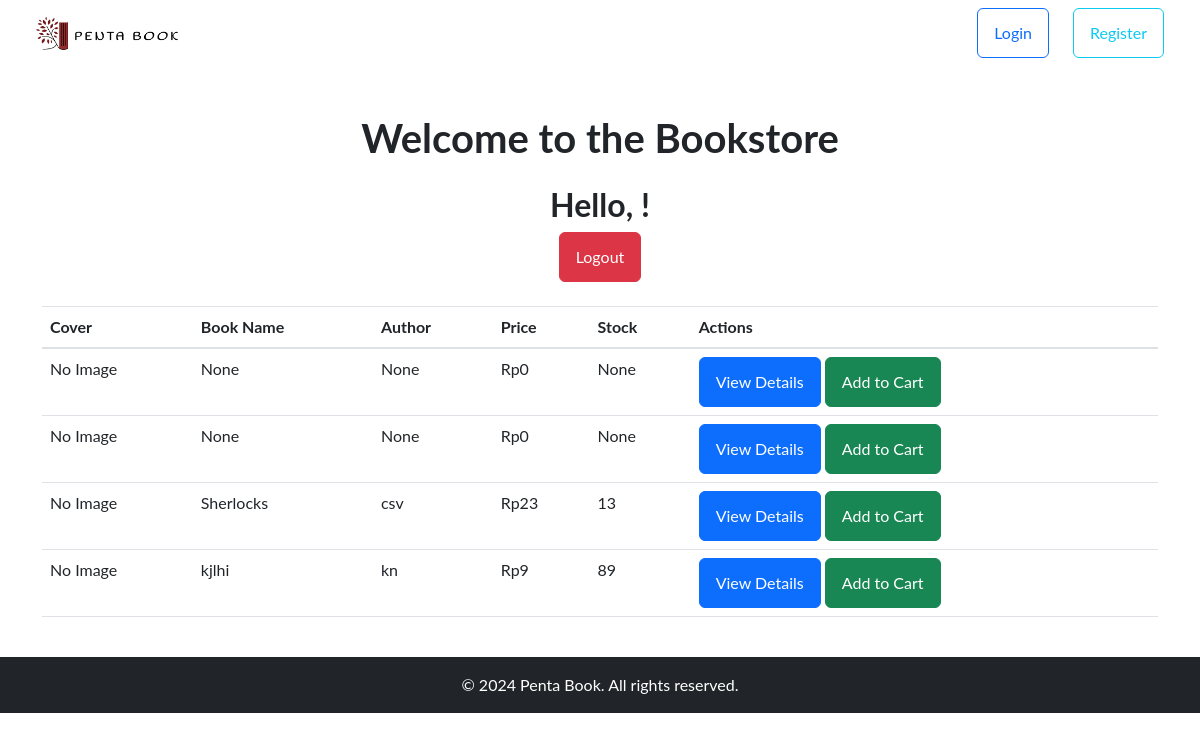
The app's page /buyer_index, older data.
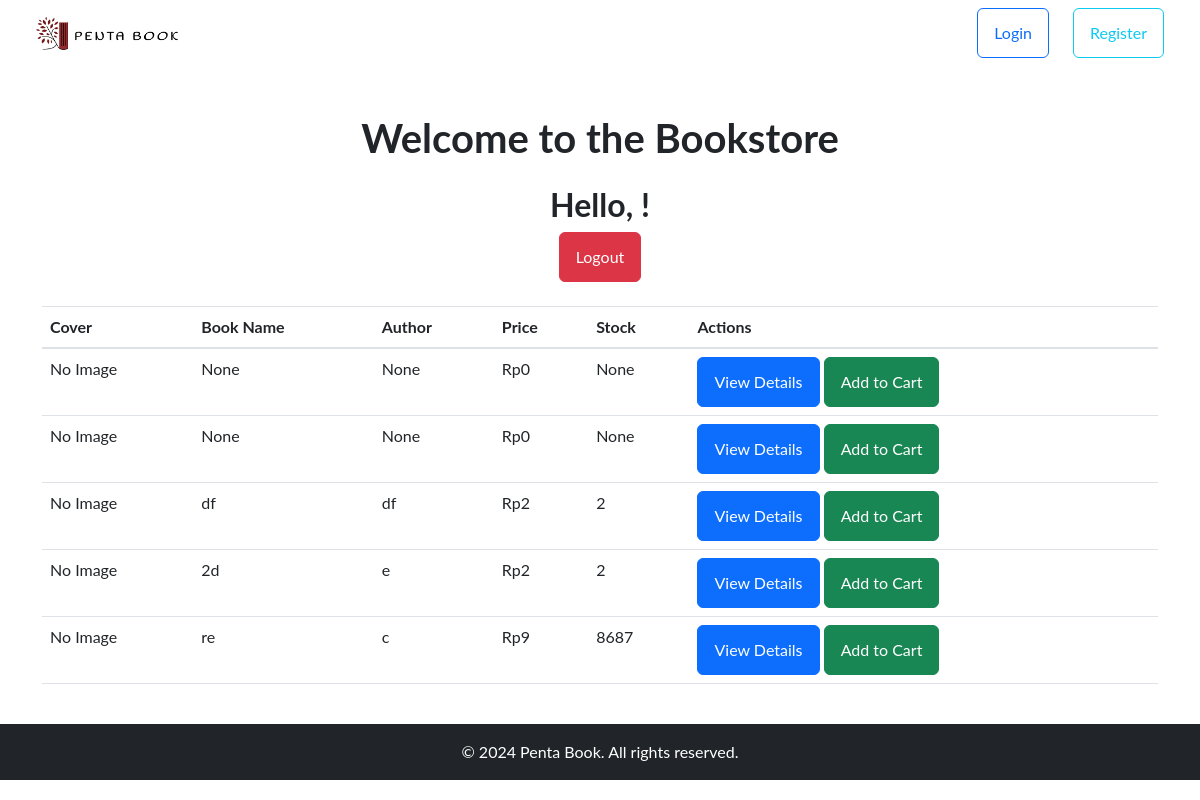
The same page, newer data.
### tables this page shows
CREATE TABLE "books"
(
    book_id     INTEGER
        primary key autoincrement,
    category_id integer
        references categories,
    shop_id     integer
        references shop,
    book_name   TEXT,
    isbn        integer,
    author      TEXT,
    desc        TEXT,
    price       REAL,
    stock       integer,
    img_url     TEXT
);

### app.py (the view)
@app.route('/buyer_index', methods=['Get'])
def buyer_index():
    db = get_db()
    books = db.execute('SELECT * FROM books').fetchall()
    return render_template('customer/buyer_index.html', books=books, format_currency=format_currency)

### app.py (called while the page is built)
def get_db():
    if 'db' not in g:
        g.db = sqlite3.connect(app.config['DATABASE'])
        g.db.row_factory = sqlite3.Row
    return g.db

def format_currency(value):
    if value is None:
        return "Rp0"  # Atau format default lainnya
    return f'Rp{value:,.0f}'.replace(',', '.')

### templates/customer/buyer_index.html (shortened to what this page needs)
{% extends "customer/base.html" %}
{% block content %}
    <div class="container">
        <div class="row">
            <div class="col text-center">
                <h1 class="my-4">Welcome to the Bookstore</h1>
            </div>
        </div>
        <div class="row">
            <div class="col text-center">
                <h2>Hello, {{ session.username }}!</h2>
                <a href="{{ url_for('logout') }}" class="btn btn-danger">Logout</a>
            </div>
        </div>
        <div class="row mt-4">
            <table class="table">
                <thead>
                    <tr>
                        <th>Cover</th>
                        <th>Book Name</th>
                        <th>Author</th>
                        <th>Price</th>
                        <th>Stock</th>
                        <th>Actions</th>
                    </tr>
                </thead>
                <tbody>
                    {% for book in books %}
                    <tr>
                        <td>
                            {% if book['image'] %}
                            <img src="{{ url_for('static', filename='uploads/' + book['image']) }}" alt="Book Cover" width="100">
                            {% else %}
                            No Image
                            {% endif %}
                        </td>
                        <td>{{ book['book_name'] }}</td>
                        <td>{{ book['author'] }}</td>
                        <td>{{ format_currency(book['price']) }}</td>
                        <td>{{ book['stock'] }}</td>
                        <td>
                            <a href="{{ url_for('book', book_id=book[0]) }}" class="btn btn-primary">View Details</a>
                            <a href="{{ url_for('add_to_cart', book_id=book[0]) }}" class="btn btn-success">Add to Cart</a>
                        </td>
                    </tr>
                    {% endfor %}
                </tbody>
            </table>
        </div>
    </div>
{% endblock %}

### templates/customer/base.html (shortened to what this page needs)
<!DOCTYPE html>
<html lang="en">
<head>
    <link href="https://cdnjs.cloudflare.com/ajax/libs/font-awesome/6.0.0/css/all.min.css" rel="stylesheet">
    <link rel="stylesheet" href="https://maxcdn.bootstrapcdn.com/bootstrap/4.5.2/css/bootstrap.min.css">
    <link rel="stylesheet" href="{{ url_for('static', filename='styles.css') }}">
</head>
<body>
    <nav class="navbar navbar-expand-lg navbar-light bg-white">
        <div class="container-fluid">
            <a class="navbar-brand" href="{{ url_for('index') }}">
                <img src="{{ url_for('static', filename='images/Logo PentaBook.png') }}" alt="Logo"  style="width: 20%;" class="px-4">
            </a>
            <div class="collapse navbar-collapse" id="navbarNav">
                <ul class="navbar-nav ml-auto">
                    {% if session.get('user_id') %}
                        <li class="nav-item">
                            <a class="nav-link" href="{{ url_for('logout') }}">Logout</a>
                        </li>
                    {% else %}
                        <li class="nav-item">
                            <a href="{{ url_for('login') }}" class="btn btn-outline-primary">Login</a>
                        </li>
                        <li class="nav-item px-4">
                            <a href="{{ url_for('register') }}" class="btn btn-outline-info">Register</a>
                        </li>
                    {% endif %}
                </ul>
            </div>
        </div>
    </nav>
    <div class="container mt-4">
        {% block content %}{% endblock %}
    </div>
    <footer class="footer bg-dark py-3 mt-4">
        <div class="container">
            <div class="row">
                <div class="col text-center text-white">
                    &copy; 2024 Penta Book. All rights reserved.
                </div>
            </div>
        </div>
    </footer>
</body>
</html>

Row changes from the older to the newer data that the page shows:
removed books: book_name "Sherlocks", author "csv", price "Rp23", stock "13"
changed books (number 3 of 5 on the later page): book_name "kjlhi" → "df"; author "kn" → "df"; price "Rp9" → "Rp2"; stock "89" → "2"
added books: book_name "2d", author "e", price "Rp2", stock "2"
added books: book_name "re", author "c", price "Rp9", stock "8687"
